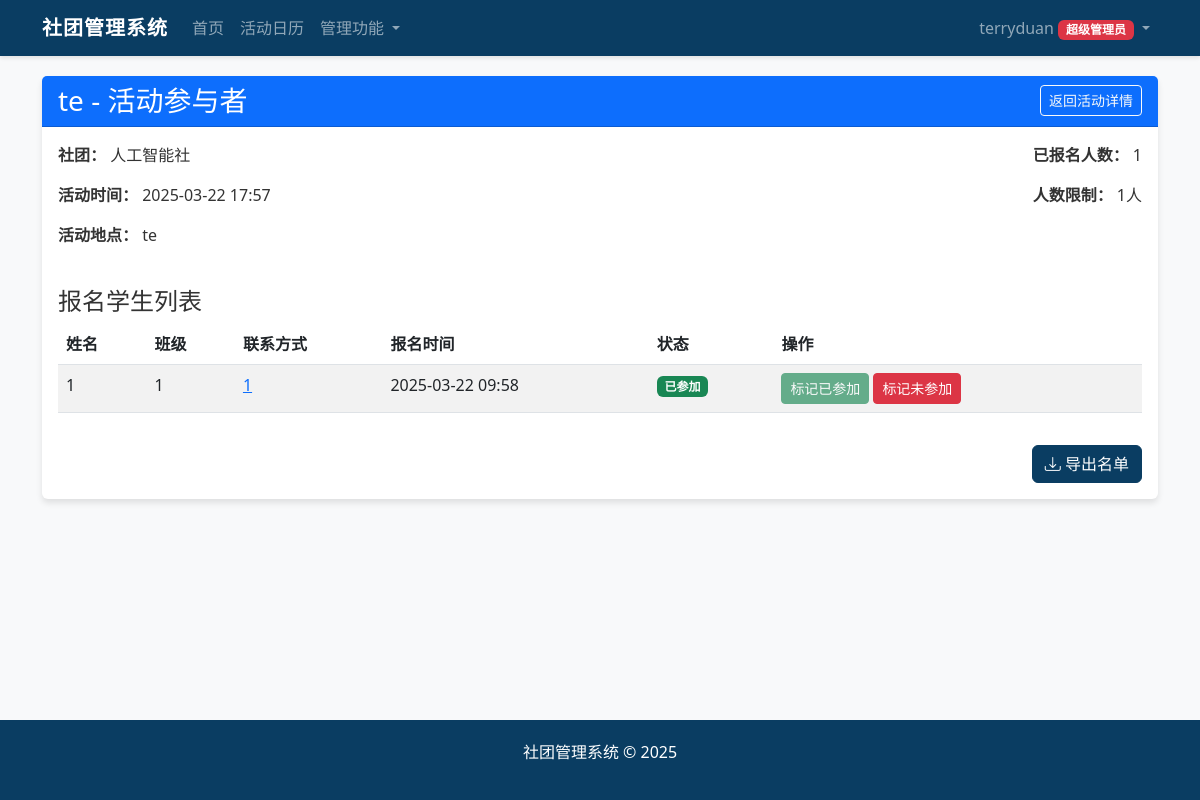
The app's page /club/activity/1/participants (signed in) with its own data.
### app/models.py (models this page shows, shortened)
class User(UserMixin, db.Model):
    __tablename__ = "users"
    id = db.Column(db.Integer, primary_key=True)
    username = db.Column(db.String(64), unique=True, index=True)
    password = db.Column(db.String(128))
    role = db.Column(db.String(20))  # super_admin, admin, club_leader, club_teacher, union, student
    real_name = db.Column(db.String(64))
    class_name = db.Column(db.String(64))  # 针对学生
    email = db.Column(db.String(120))
    phone = db.Column(db.String(20))
    leader_id = db.Column(db.Integer, db.ForeignKey('users.id'), nullable=True)
    is_approved = db.Column(db.Boolean, default=False)
    club_name = db.Column(db.String(64), nullable=True)
    created_at = db.Column(db.DateTime, default=datetime.utcnow)
    teachers = db.relationship('User', backref=db.backref('leader', remote_side=[id]), foreign_keys=[leader_id])
    @property
    def is_super_admin(self):
        return self.role == ROLE_SUPER_ADMIN

class Activity(db.Model):
    __tablename__ = "activities"
    id = db.Column(db.Integer, primary_key=True)
    title = db.Column(db.String(128))
    description = db.Column(db.Text)
    event_date = db.Column(db.DateTime)
    location = db.Column(db.String(128))
    published_at = db.Column(db.DateTime, default=datetime.utcnow)
    click_count = db.Column(db.Integer, default=0)
    enroll_count = db.Column(db.Integer, default=0)
    max_participants = db.Column(db.Integer, default=0)  # 0表示不限制人数
    feedback_score = db.Column(db.Float, default=0)  # 学生反馈综合评分
    approved = db.Column(db.Boolean, default=False)  # 活动帖审核状态
    publisher_id = db.Column(db.Integer, db.ForeignKey('users.id'), nullable=True)
    club_id = db.Column(db.Integer, db.ForeignKey('clubs.id'))
    creator_id = db.Column(db.Integer, db.ForeignKey('users.id'), nullable=True)
    publisher = db.relationship('User', foreign_keys=[publisher_id], backref='published_activities')
    creator = db.relationship('User', foreign_keys=[creator_id], backref='created_activities')
    comments = db.relationship('Comment', backref='activity', lazy='dynamic')
    participants = db.relationship('Registration', backref='activity', lazy='dynamic')

class Club(db.Model):
    __tablename__ = "clubs"
    id = db.Column(db.Integer, primary_key=True)
    name = db.Column(db.String(64), unique=True)
    description = db.Column(db.Text)
    president_contact = db.Column(db.String(64))
    type = db.Column(db.String(64))   # 社团类型：科技类、公益类、学术类、活动类、文化类、体育类、艺术类
    score = db.Column(db.Float, default=0)   # 社团分数
    leader_id = db.Column(db.Integer, db.ForeignKey('users.id'), nullable=True)
    teacher_id = db.Column(db.Integer, db.ForeignKey('users.id'), nullable=True)
    creator_id = db.Column(db.Integer, db.ForeignKey('users.id'), nullable=True)
    created_at = db.Column(db.DateTime, default=datetime.utcnow)
    activities = db.relationship('Activity', backref='club', lazy='dynamic')
    leader = db.relationship('User', foreign_keys=[leader_id], backref='led_club')
    teacher = db.relationship('User', foreign_keys=[teacher_id], backref='guided_club')
    creator = db.relationship('User', foreign_keys=[creator_id], backref='created_clubs')

class Registration(db.Model):
    __tablename__ = "registrations"
    id = db.Column(db.Integer, primary_key=True)
    student_id = db.Column(db.Integer, db.ForeignKey('users.id'))
    activity_id = db.Column(db.Integer, db.ForeignKey('activities.id'))
    registered_at = db.Column(db.DateTime, default=datetime.utcnow)
    status = db.Column(db.String(20), default='registered')  # registered, attended, absent
    checked_in_at = db.Column(db.DateTime, nullable=True)
    student = db.relationship('User', backref=db.backref('registrations', lazy='dynamic'))

### app/views/club.py (the view)
@club_bp.route('/activity/<int:activity_id>/participants')
@login_required
def view_participants(activity_id):
    activity = Activity.query.get_or_404(activity_id)
    is_allowed = (current_user.is_super_admin or
                  current_user.is_admin or
                  (current_user.is_club_leader and activity.club.leader_id == current_user.id) or
                  (current_user.is_club_teacher and activity.club.teacher_id == current_user.id))
    if not is_allowed:
        flash('您没有权限查看该活动的参与者名单')
        return redirect(url_for('main.view_activity', activity_id=activity_id))
    registrations = Registration.query.filter_by(activity_id=activity_id).all()
    return render_template('activity_participants.html',
                           activity=activity,
                           registrations=registrations)

### app/views/auth.py (called while the page is built)
@login_manager.user_loader
def load_user(user_id):
    return User.query.get(int(user_id))

### app/templates/activity_participants.html (shortened to what this page needs)
{% extends "layout.html" %}
{% block content %}
<div class="card mb-4">
    <div class="card-header bg-primary text-white">
        <div class="d-flex justify-content-between align-items-center">
            <h3 class="mb-0">{{ activity.title }} - 活动参与者</h3>
            <a href="{{ url_for('main.view_activity', activity_id=activity.id) }}" class="btn btn-sm btn-outline-light">返回活动详情</a>
        </div>
    </div>
    <div class="card-body">
        <div class="mb-4">
            <div class="row">
                <div class="col-md-6">
                    <p><strong>社团：</strong> {{ activity.club.name }}</p>
                    <p><strong>活动时间：</strong> {{ activity.event_date.strftime('%Y-%m-%d %H:%M') }}</p>
                    <p><strong>活动地点：</strong> {{ activity.location }}</p>
                </div>
                <div class="col-md-6 text-md-end">
                    <p><strong>已报名人数：</strong> {{ registrations|length }}</p>
                    <p><strong>人数限制：</strong> {% if activity.max_participants > 0 %}{{ activity.max_participants }}人{% else %}不限{% endif %}</p>
                </div>
            </div>
        </div>
        <div class="mt-4">
            <h4>报名学生列表</h4>
            {% if registrations %}
                <div class="table-responsive">
                    <table class="table table-striped">
                        <thead>
                            <tr>
                                <th>姓名</th>
                                <th>班级</th>
                                <th>联系方式</th>
                                <th>报名时间</th>
                                <th>状态</th>
                                {% if current_user.is_super_admin or current_user.is_admin or
                                   (current_user.is_club_leader and activity.club.leader_id == current_user.id) or
                                   (current_user.is_club_teacher and activity.club.teacher_id == current_user.id) %}
                                <th>操作</th>
                                {% endif %}
                            </tr>
                        </thead>
                        <tbody>
                            {% for reg in registrations %}
                                <tr>
                                    <td>{{ reg.student.real_name }}</td>
                                    <td>{{ reg.student.class_name }}</td>
                                    <td>
                                        {% if reg.student.phone %}
                                            <a href="tel:{{ reg.student.phone }}">{{ reg.student.phone }}</a>
                                        {% elif reg.student.email %}
                                            <a href="mailto:{{ reg.student.email }}">{{ reg.student.email }}</a>
                                        {% else %}
                                            未提供
                                        {% endif %}
                                    </td>
                                    <td>{{ reg.registered_at.strftime('%Y-%m-%d %H:%M') }}</td>
                                    <td>
                                        {% if reg.status == 'registered' %}
                                            <span class="badge bg-primary">已报名</span>
                                        {% elif reg.status == 'attended' %}
                                            <span class="badge bg-success">已参加</span>
                                        {% elif reg.status == 'absent' %}
                                            <span class="badge bg-danger">未参加</span>
                                        {% endif %}
                                    </td>
                                    {% if current_user.is_super_admin or current_user.is_admin or
                                       (current_user.is_club_leader and activity.club.leader_id == current_user.id) or
                                       (current_user.is_club_teacher and activity.club.teacher_id == current_user.id) %}
                                    <td>
                                        <div class="btn-group" role="group">
                                            <form action="{{ url_for('club.mark_participant', registration_id=reg.id, status='attended') }}" method="post" class="me-1">
                                                <button type="submit" class="btn btn-sm btn-success" {% if reg.status == 'attended' %}disabled{% endif %}>标记已参加</button>
                                            </form>
                                            <form action="{{ url_for('club.mark_participant', registration_id=reg.id, status='absent') }}" method="post" class="me-1">
                                                <button type="submit" class="btn btn-sm btn-danger" {% if reg.status == 'absent' %}disabled{% endif %}>标记未参加</button>
                                            </form>
                                        </div>
                                    </td>
                                    {% endif %}
                                </tr>
                            {% endfor %}
                        </tbody>
                    </table>
                </div>
            {% else %}
                <div class="alert alert-info">
                    <p class="mb-0">暂无学生报名此活动</p>
                </div>
            {% endif %}
        </div>
        {% if registrations and (current_user.is_super_admin or current_user.is_admin or
                               (current_user.is_club_leader and activity.club.leader_id == current_user.id) or
                               (current_user.is_club_teacher and activity.club.teacher_id == current_user.id)) %}
        <div class="mt-3 text-end">
            <a href="{{ url_for('club.export_participants', activity_id=activity.id) }}" class="btn btn-primary">
                <i class="bi bi-download"></i> 导出名单
            </a>
        </div>
        {% endif %}
    </div>
</div>
{% endblock %}

### app/templates/layout.html (shortened to what this page needs)
<!DOCTYPE html>
<html lang="zh-CN">
<head>
    <link rel="stylesheet" href="https://cdn.jsdelivr.net/npm/bootstrap@5.2.3/dist/css/bootstrap.min.css">
    <link rel="stylesheet" href="https://cdn.jsdelivr.net/npm/bootstrap-icons@1.10.0/font/bootstrap-icons.css">
</head>
<body>
    <nav class="navbar navbar-expand-lg navbar-dark">
        <div class="container-xl">
            <a class="navbar-brand" href="/">社团管理系统</a>
            <div class="collapse navbar-collapse" id="navbarNav">
                <ul class="navbar-nav me-auto">
                    <li class="nav-item">
                        <a class="nav-link" href="/">首页</a>
                    </li>
                    <li class="nav-item">
                        <a class="nav-link" href="{{ url_for('main.activity_calendar') }}">活动日历</a>
                    </li>
                    {% if current_user.is_authenticated %}
                        {% if current_user.role == 'super_admin' or current_user.role == 'admin' %}
                            <li class="nav-item dropdown">
                                <a class="nav-link dropdown-toggle" href="#" role="button" data-bs-toggle="dropdown">
                                    管理功能
                                </a>
                            </li>
                        {% endif %}
                    {% endif %}
                </ul>
                <ul class="navbar-nav">
                    {% if current_user.is_authenticated %}
                        <li class="nav-item dropdown">
                            <a class="nav-link dropdown-toggle" href="#" id="userDropdown" role="button" data-bs-toggle="dropdown">
                                {{ current_user.username }}
                                {% if current_user.role == 'super_admin' %}
                                    <span class="badge bg-danger">超级管理员</span>
                                {% elif current_user.role == 'admin' %}
                                    <span class="badge bg-warning">管理员</span>
                                {% elif current_user.role == 'club_leader' %}
                                    <span class="badge bg-success">社长</span>
                                {% elif current_user.role == 'club_teacher' %}
                                    <span class="badge bg-info">指导老师</span>
                                {% elif current_user.role == 'union' %}
                                    <span class="badge bg-primary">社联</span>
                                {% elif current_user.role == 'student' %}
                                    <span class="badge bg-secondary">学生</span>
                                {% endif %}
                            </a>
                        </li>
                    {% endif %}
                </ul>
            </div>
        </div>
    </nav>
    <div class="content-wrapper">
        <div class="container-xl">
            {% block content %}{% endblock %}
        </div>
    </div>
    <footer class="mt-5">
        <div class="container text-center">
            <p>社团管理系统 &copy; 2025</p>
        </div>
    </footer>
</body>
</html>

### app/templates/layout.html (style rules this page uses)
:root { --primary-color: #0a3d62; --secondary-color: #3c6382; --accent-color: #60a3bc; --light-bg: #f8f9fa; --dark-text: #333; }
body { font-family: "Microsoft YaHei", "Segoe UI", Roboto, sans-serif; background-color: var(--light-bg); color: var(--dark-text); min-height: 100vh; display: flex; flex-direction: column; }
.navbar { background-color: var(--primary-color) !important; box-shadow: 0 2px 4px rgba(0, 0, 0, 0.1); }
.navbar-brand { font-weight: bold; letter-spacing: 1px; }
.card { box-shadow: 0 4px 6px rgba(0, 0, 0, 0.1); border: none; margin-bottom: 20px; }
.card-header { font-weight: bold; background-color: var(--primary-color); color: white; }
.btn-primary { background-color: var(--primary-color); border-color: var(--primary-color); }
footer { background-color: var(--primary-color); color: white; padding: 20px 0; margin-top: auto; }
.container-xl { max-width: 1400px; width: 95%; }
.content-wrapper { flex: 1; padding: 20px 0; }

### records on screen
User: username "terryduan"
Activity: title "te", event_date "2025-03-22 17:57", location "te", max_participants "1"
Club: club.name "人工智能社"
Registration: student.real_name "1", student.class_name "1", student.phone "1", registered_at "2025-03-22 09:58", status "已参加"

### other values on screen
{{ registrations|length }} "1"
